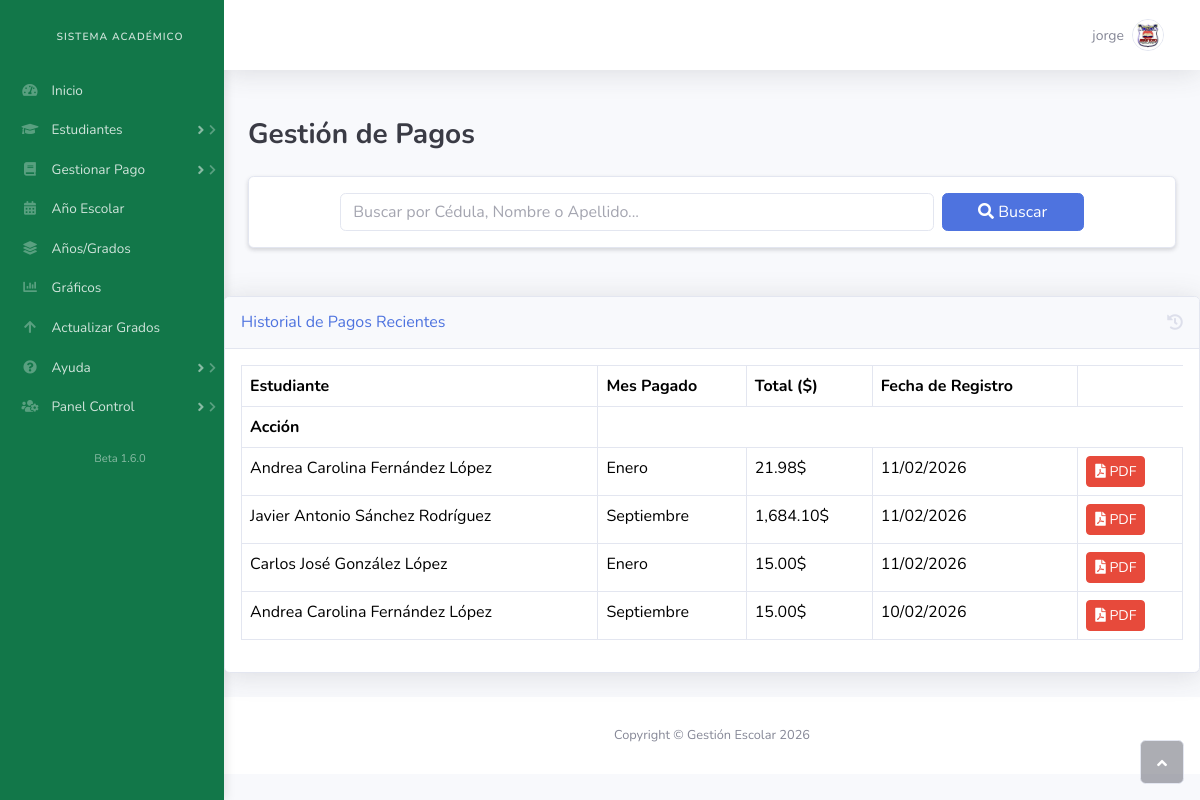
Page /pagos.php (signed in) on the committed database.
### tables this page shows
CREATE TABLE `pagos` (
  `id` int(11) NOT NULL,
  `estudiante_id` int(11) NOT NULL,
  `anio_escolar_id` int(11) NOT NULL,
  `mes` varchar(20) NOT NULL,
  `monto` decimal(10,2) NOT NULL,
  `iva` decimal(10,2) NOT NULL,
  `total` decimal(10,2) NOT NULL,
  `fecha_pago` timestamp NOT NULL DEFAULT current_timestamp()
);

CREATE TABLE `estudiantes` (
  `id` int(11) NOT NULL AUTO_INCREMENT,
  `representante_id` int(11) DEFAULT NULL,
  `cedula` varchar(20) NOT NULL,
  `nombres` varchar(100) NOT NULL,
  `apellidos` varchar(100) NOT NULL,
  `sexo` enum('masculino','femenino') NOT NULL,
  `fecha_nacimiento` date NOT NULL,
  `edad` int(11) NOT NULL,
  `telefono` varchar(20) DEFAULT NULL,
  `observaciones` text DEFAULT NULL,
  `estado` varchar(100) NOT NULL,
  `municipio` varchar(100) NOT NULL,
  `localidad` varchar(100) NOT NULL,
  `plantel_procedencia` varchar(100) DEFAULT NULL,
  PRIMARY KEY (`id`)
);

### pagos.php (the view, shortened to what this page needs)
<?php
include 'db.php';
$sql_historial = "SELECT p.*, e.nombres, e.apellidos
                  FROM pagos p
                  JOIN estudiantes e ON p.estudiante_id = e.id
                  ORDER BY p.fecha_pago DESC LIMIT 5";
$historial_reciente = $conn->query($sql_historial);
$busqueda = $_GET["busqueda"] ?? null;
?>
<!DOCTYPE html>
<html data-bs-theme="light" lang="en">
<head>
    <link rel="stylesheet" href="assets/bootstrap/css/bootstrap.min.css">
    <link rel="stylesheet" href="assets/fonts/fontawesome-all.min.css">
</head>
<body id="page-top">
    <div id="wrapper">
        <?php include 'nav.php'; ?>
        <div class="d-flex flex-column" id="content-wrapper">
            <div id="content">
                <div class="d-flex flex-column" id="content-wrapper">
            <div id="content">
                <nav class="navbar navbar-expand bg-white shadow mb-4 topbar static-top navbar-light">
                    <div class="container-fluid">
                        <ul class="navbar-nav flex-nowrap ms-auto">
                            <li class="nav-item dropdown no-arrow">
                                <div class="nav-item dropdown no-arrow">
                                    <a class="dropdown-toggle nav-link" aria-expanded="false" data-bs-toggle="dropdown" href="#">
                                        <span class="d-none d-lg-inline me-2 text-gray-600 small"><?php echo $_SESSION["username"]; ?></span>
                                        <img class="border rounded-circle img-profile" src="assets/img/avatars/1.jpg">
                                    </a>
                                </div>
                            </li>
                        </ul>
                    </div>
                </nav>
        <div class="container-fluid py-4">
            <h3 class="text-dark fw-bold mb-4">Gestión de Pagos</h3>
            <div class="card shadow-sm mb-4">
                <div class="card-body">
                    <form method="GET" action="pagos.php" class="row g-2 justify-content-center">
                        <div class="col-md-8">
                            <input type="text" name="busqueda" class="form-control"
                                   placeholder="Buscar por Cédula, Nombre o Apellido..."
                                   value="<?= htmlspecialchars($busqueda ?? '') ?>">
                        </div>
                        <div class="col-md-2">
                            <button type="submit" class="btn btn-primary w-100">
                                <i class="fas fa-search"></i> Buscar
                            </button>
                        </div>
                    </form>
                </div>
            </div>
        </div>
    </div>
<div class="card shadow mb-4">
    <div class="card-header py-3 d-flex justify-content-between align-items-center">
        <h6 class="m-0 font-weight-bold text-primary">Historial de Pagos Recientes</h6>
        <i class="fas fa-history text-gray-300"></i>
    </div>
    <div class="card-body">
        <div class="table-responsive">
            <table class="table table-bordered table-hover" width="100%" cellspacing="0">
                <thead class="bg-light">
                    <tr>
                        <th>Estudiante</th>
                        <th>Mes Pagado</th>
                        <th>Total ($)</th>
                        <th>Fecha de Registro</th>
                    </tr>
                </thead>
                <tbody>
                    <?php if ($historial_reciente && $historial_reciente->num_rows > 0): ?>
                        <th>Acción</th>
<?php while ($h = $historial_reciente->fetch_assoc()): ?>
<tr>
    <td><?= $h['nombres'] . " " . $h['apellidos'] ?></td>
    <td><?= $h['mes'] ?></td>
    <td><?= number_format($h['total'], 2) ?>$</td>
    <td><?= date('d/m/Y', strtotime($h['fecha_pago'])) ?></td>
    <td>
        <a href="generar_factura.php?id=<?= $h['id'] ?>" class="btn btn-sm btn-danger" title="Descargar PDF">
            <i class="fas fa-file-pdf"></i> PDF
        </a>
    </td>
</tr>
<?php endwhile; ?>
                    <?php else: ?>
                        <tr><td colspan="4" class="text-center">No hay pagos registrados recientemente.</td></tr>
                    <?php endif; ?>
                </tbody>
            </table>
        </div>
    </div>
</div>
            <footer class="bg-white sticky-footer">
                <div class="container my-auto">
                    <div class="text-center my-auto copyright"><span>Copyright © Gestión Escolar 2026</span></div>
                </div>
            </footer>
        </div>
        <a class="border rounded d-inline scroll-to-top" href="#page-top"><i class="fas fa-angle-up"></i></a>
    </div>
</body>
</html>

### nav.php (style rules this page uses)
.nav-link { transition: all 0.2s; }

### rows in the picture
pagos: estudiante.nombres "Andrea Carolina", estudiante.apellidos "Fernández López", mes "Enero", total "21.98", fecha_pago "11/02/2026"
pagos: estudiante.nombres "Javier Antonio", estudiante.apellidos "Sánchez Rodríguez", mes "Septiembre", total "1,684.10", fecha_pago "11/02/2026"
pagos: estudiante.nombres "Carlos José", estudiante.apellidos "González López", mes "Enero", total "15.00", fecha_pago "11/02/2026"
pagos: estudiante.nombres "Andrea Carolina", estudiante.apellidos "Fernández López", mes "Septiembre", total "15.00", fecha_pago "10/02/2026"

### other values in the picture
$_SESSION["username"] "jorge"
